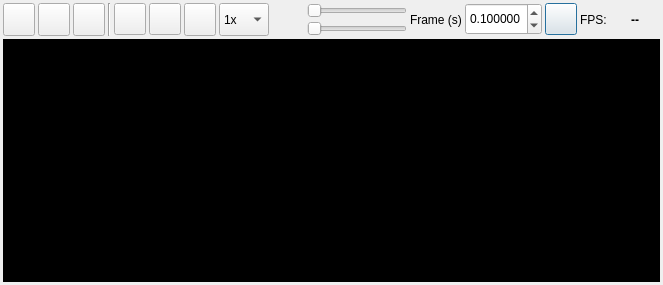
<?xml version="1.0" encoding="UTF-8"?>
<ui version="4.0">
 <class>streamForm</class>
 <widget class="QWidget" name="streamForm">
  <property name="geometry">
   <rect>
    <x>0</x>
    <y>0</y>
    <width>565</width>
    <height>285</height>
   </rect>
  </property>
  <property name="sizePolicy">
   <sizepolicy hsizetype="Expanding" vsizetype="Expanding">
    <horstretch>0</horstretch>
    <verstretch>0</verstretch>
   </sizepolicy>
  </property>
  <property name="windowTitle">
   <string>Video Stream</string>
  </property>
  <layout class="QVBoxLayout" name="verticalLayout">
   <property name="spacing">
    <number>3</number>
   </property>
   <property name="leftMargin">
    <number>3</number>
   </property>
   <property name="topMargin">
    <number>3</number>
   </property>
   <property name="rightMargin">
    <number>3</number>
   </property>
   <property name="bottomMargin">
    <number>3</number>
   </property>
   <item>
    <layout class="QHBoxLayout" name="horizontalLayout">
     <property name="spacing">
      <number>3</number>
     </property>
     <item>
      <widget class="QPushButton" name="recordB">
       <property name="minimumSize">
        <size>
         <width>32</width>
         <height>32</height>
        </size>
       </property>
       <property name="maximumSize">
        <size>
         <width>64</width>
         <height>64</height>
        </size>
       </property>
       <property name="toolTip">
        <string>Start recording</string>
       </property>
       <property name="whatsThis">
        <string/>
       </property>
       <property name="iconSize">
        <size>
         <width>32</width>
         <height>32</height>
        </size>
       </property>
      </widget>
     </item>
     <item>
      <widget class="QPushButton" name="optionsB">
       <property name="minimumSize">
        <size>
         <width>32</width>
         <height>32</height>
        </size>
       </property>
       <property name="maximumSize">
        <size>
         <width>64</width>
         <height>64</height>
        </size>
       </property>
       <property name="toolTip">
        <string>Recording options</string>
       </property>
       <property name="whatsThis">
        <string/>
       </property>
       <property name="iconSize">
        <size>
         <width>32</width>
         <height>32</height>
        </size>
       </property>
      </widget>
     </item>
     <item>
      <widget class="QPushButton" name="resetFrameB">
       <property name="minimumSize">
        <size>
         <width>32</width>
         <height>32</height>
        </size>
       </property>
       <property name="maximumSize">
        <size>
         <width>64</width>
         <height>64</height>
        </size>
       </property>
       <property name="toolTip">
        <string>Reset frame</string>
       </property>
       <property name="whatsThis">
        <string/>
       </property>
       <property name="iconSize">
        <size>
         <width>32</width>
         <height>32</height>
        </size>
       </property>
      </widget>
     </item>
     <item>
      <widget class="Line" name="line">
       <property name="orientation">
        <enum>Qt::Vertical</enum>
       </property>
      </widget>
     </item>
     <item>
      <widget class="QPushButton" name="debayerB">
       <property name="minimumSize">
        <size>
         <width>32</width>
         <height>32</height>
        </size>
       </property>
       <property name="toolTip">
        <string>Toggle debayer</string>
       </property>
       <property name="text">
        <string/>
       </property>
       <property name="iconSize">
        <size>
         <width>32</width>
         <height>32</height>
        </size>
       </property>
      </widget>
     </item>
     <item>
      <widget class="QPushButton" name="collimationB">
       <property name="minimumSize">
        <size>
         <width>32</width>
         <height>32</height>
        </size>
       </property>
       <property name="toolTip">
        <string>Toggle collimation overlay</string>
       </property>
       <property name="text">
        <string/>
       </property>
       <property name="iconSize">
        <size>
         <width>32</width>
         <height>32</height>
        </size>
       </property>
      </widget>
     </item>
     <item>
      <widget class="QPushButton" name="collimationOptionsB">
       <property name="minimumSize">
        <size>
         <width>32</width>
         <height>32</height>
        </size>
       </property>
       <property name="maximumSize">
        <size>
         <width>64</width>
         <height>64</height>
        </size>
       </property>
       <property name="toolTip">
        <string>Collimation overlay options</string>
       </property>
       <property name="whatsThis">
        <string/>
       </property>
       <property name="iconSize">
        <size>
         <width>32</width>
         <height>32</height>
        </size>
       </property>
      </widget>
     </item>
     <item>
      <widget class="QComboBox" name="zoomLevelCombo">
       <property name="sizePolicy">
        <sizepolicy hsizetype="Minimum" vsizetype="Preferred">
         <horstretch>0</horstretch>
         <verstretch>0</verstretch>
        </sizepolicy>
       </property>
       <property name="toolTip">
        <string>Zoom level</string>
       </property>
       <item>
        <property name="text">
         <string>1x</string>
        </property>
       </item>
       <item>
        <property name="text">
         <string>5x</string>
        </property>
       </item>
       <item>
        <property name="text">
         <string>10x</string>
        </property>
       </item>
      </widget>
     </item>
     <item>
      <layout class="QGridLayout" name="zoomViewGridLayout">
       <property name="spacing">
        <number>3</number>
       </property>
       <item row="1" column="1">
        <widget class="QSlider" name="NSSlider">
         <property name="enabled">
          <bool>false</bool>
         </property>
         <property name="sizePolicy">
          <sizepolicy hsizetype="Expanding" vsizetype="Fixed">
           <horstretch>0</horstretch>
           <verstretch>0</verstretch>
          </sizepolicy>
         </property>
         <property name="minimumSize">
          <size>
           <width>100</width>
           <height>0</height>
          </size>
         </property>
         <property name="toolTip">
          <string>Move zoomed view Up/Down</string>
         </property>
         <property name="orientation">
          <enum>Qt::Horizontal</enum>
         </property>
        </widget>
       </item>
       <item row="0" column="1">
        <widget class="QSlider" name="WESlider">
         <property name="enabled">
          <bool>false</bool>
         </property>
         <property name="sizePolicy">
          <sizepolicy hsizetype="Expanding" vsizetype="Fixed">
           <horstretch>0</horstretch>
           <verstretch>0</verstretch>
          </sizepolicy>
         </property>
         <property name="minimumSize">
          <size>
           <width>100</width>
           <height>0</height>
          </size>
         </property>
         <property name="toolTip">
          <string>Move zoomed view Left/Right</string>
         </property>
         <property name="orientation">
          <enum>Qt::Horizontal</enum>
         </property>
        </widget>
       </item>
       <item row="0" column="0" rowspan="2">
        <widget class="QLabel" name="handLabel">
         <property name="enabled">
          <bool>false</bool>
         </property>
         <property name="minimumSize">
          <size>
           <width>32</width>
           <height>32</height>
          </size>
         </property>
         <property name="text">
          <string/>
         </property>
        </widget>
       </item>
      </layout>
     </item>
     <item>
      <spacer name="horizontalSpacer">
       <property name="orientation">
        <enum>Qt::Horizontal</enum>
       </property>
       <property name="sizeType">
        <enum>QSizePolicy::Preferred</enum>
       </property>
       <property name="sizeHint" stdset="0">
        <size>
         <width>40</width>
         <height>20</height>
        </size>
       </property>
      </spacer>
     </item>
     <item>
      <widget class="QLabel" name="label_2">
       <property name="toolTip">
        <string>Video frame duration in seconds</string>
       </property>
       <property name="text">
        <string>Frame (s)</string>
       </property>
      </widget>
     </item>
     <item>
      <widget class="QDoubleSpinBox" name="targetFrameDurationSpin">
       <property name="minimumSize">
        <size>
         <width>0</width>
         <height>32</height>
        </size>
       </property>
       <property name="toolTip">
        <string>Video frame duration in seconds</string>
       </property>
       <property name="decimals">
        <number>6</number>
       </property>
       <property name="minimum">
        <double>0.000001000000000</double>
       </property>
       <property name="maximum">
        <double>5.000000000000000</double>
       </property>
       <property name="singleStep">
        <double>0.001000000000000</double>
       </property>
       <property name="value">
        <double>0.100000000000000</double>
       </property>
      </widget>
     </item>
     <item>
      <widget class="QPushButton" name="changeFPSB">
       <property name="minimumSize">
        <size>
         <width>32</width>
         <height>32</height>
        </size>
       </property>
       <property name="toolTip">
        <string>Apply FPS and restart stream</string>
       </property>
       <property name="text">
        <string/>
       </property>
       <property name="icon">
        <iconset theme="view-refresh">
         <normaloff>.</normaloff>.</iconset>
       </property>
       <property name="iconSize">
        <size>
         <width>24</width>
         <height>24</height>
        </size>
       </property>
       <property name="default">
        <bool>true</bool>
       </property>
      </widget>
     </item>
     <item>
      <widget class="QLabel" name="label">
       <property name="text">
        <string>FPS:</string>
       </property>
      </widget>
     </item>
     <item>
      <widget class="QLabel" name="avgFPS">
       <property name="minimumSize">
        <size>
         <width>50</width>
         <height>0</height>
        </size>
       </property>
       <property name="toolTip">
        <string>Average FPS</string>
       </property>
       <property name="styleSheet">
        <string notr="true">font-weight:bold;</string>
       </property>
       <property name="frameShape">
        <enum>QFrame::NoFrame</enum>
       </property>
       <property name="frameShadow">
        <enum>QFrame::Plain</enum>
       </property>
       <property name="text">
        <string>--</string>
       </property>
       <property name="alignment">
        <set>Qt::AlignCenter</set>
       </property>
      </widget>
     </item>
    </layout>
   </item>
   <item>
    <widget class="VideoWG" name="videoFrame">
     <property name="sizePolicy">
      <sizepolicy hsizetype="Expanding" vsizetype="Expanding">
       <horstretch>0</horstretch>
       <verstretch>0</verstretch>
      </sizepolicy>
     </property>
     <property name="minimumSize">
      <size>
       <width>320</width>
       <height>240</height>
      </size>
     </property>
     <property name="autoFillBackground">
      <bool>false</bool>
     </property>
     <property name="styleSheet">
      <string notr="true">background-color:black;</string>
     </property>
     <property name="alignment">
      <set>Qt::AlignCenter</set>
     </property>
    </widget>
   </item>
  </layout>
 </widget>
 <customwidgets>
  <customwidget>
   <class>VideoWG</class>
   <extends>QLabel</extends>
   <header>indi/videowg.h</header>
  </customwidget>
 </customwidgets>
 <tabstops>
  <tabstop>recordB</tabstop>
  <tabstop>optionsB</tabstop>
  <tabstop>resetFrameB</tabstop>
  <tabstop>debayerB</tabstop>
  <tabstop>zoomLevelCombo</tabstop>
  <tabstop>WESlider</tabstop>
  <tabstop>NSSlider</tabstop>
  <tabstop>targetFrameDurationSpin</tabstop>
  <tabstop>changeFPSB</tabstop>
 </tabstops>
 <resources/>
 <connections/>
</ui>
